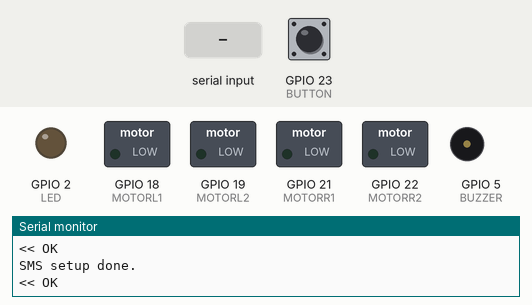
This sketch was run on a simulated ESP32. Parts: switched loads named in the sketch (green lamp = pin HIGH), output pins drawn as LEDs (lit = HIGH), buzzer (waves = sounding), the last lines printed to the serial monitor. The test bench sets the inputs (shaded band); at power-on: GPIO 23 (BUTTON) LOW. The modem accepts every AT command (registered, SIM ready, sends succeed) and sends nothing else.

Above: at 1.4 s.
1.5 s: GPIO 23 (BUTTON) pulled HIGH for 0.15 s
At 1.9 s:
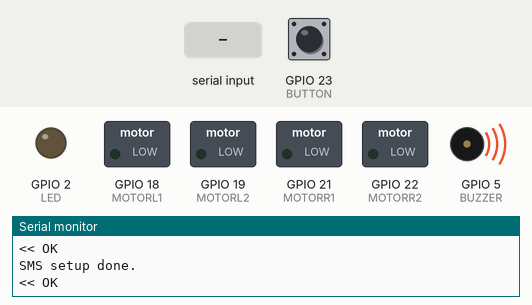
4.6 s: "ERROR\n" received over the second serial link
At 5.85 s:
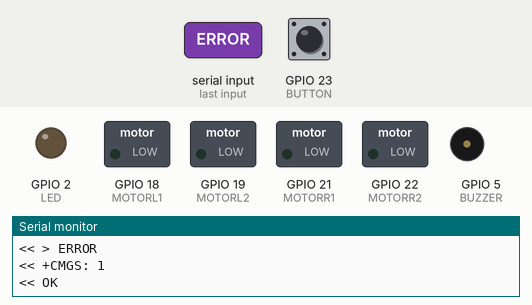
6.1 s: GPIO 23 (BUTTON) pulled HIGH for 1 s
At 6.5 s:
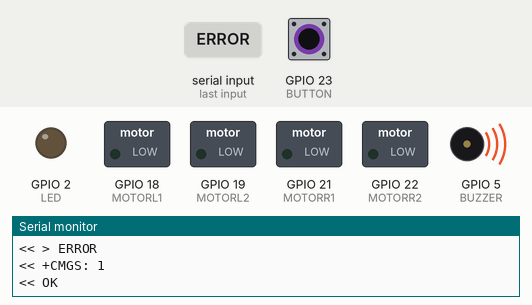
10.1 s: "+CMGR:\n" received over the second serial link
Timing chart, 0 to 13.1 s (numbered marks = the images above; inputs shaded):
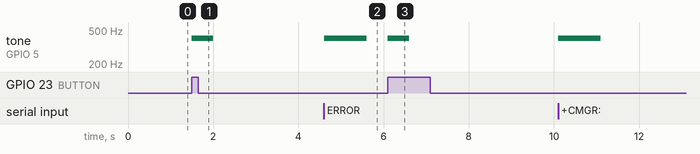

Measured:
- after the input at 1.5 s, tone on GPIO 5 (BUZZER): silent → 400 Hz at once, → silent 0.50 s later
- after the input at 4.6 s, tone on GPIO 5 (BUZZER): silent → 400 Hz at once, → silent 1.0 s later
- after the input at 6.1 s, tone on GPIO 5 (BUZZER): silent → 400 Hz at once, → silent 0.50 s later

The sketch:

Cellular.ino
```cpp
#include <HardwareSerial.h>
#include <Arduino.h>

HardwareSerial Modem(2);  // UART2

// Adjust these if you want different pins
static const int MODEM_RX = 16;  // ESP32 RX2
static const int MODEM_TX = 17;  // ESP32 TX2
static const int BUTTON = 23;
static const int BUZZER = 5;
static const int LED = 2;

int groundSpeed = 255;

#define MOTORL1 18
#define MOTORL2 19
#define MOTORR1 21
#define MOTORR2 22

String readLine(uint32_t timeoutMs = 1000) {
  uint32_t start = millis();
  String line;
  while (millis() - start < timeoutMs) {
    while (Modem.available()) {
      char c = Modem.read();
      if (c == '\r') continue;
      if (c == '\n') {
        if (line.length() > 0) return line;
      } else {
        line += c;
      }
    }
    delay(1);
  }
  return line; // may be empty
}

void sendAT(const String& cmd) {
  Serial.println(">> " + cmd);
  Modem.print(cmd);
  Modem.print("\r\n");
}

bool waitFor(const String& token, uint32_t timeoutMs = 2000) {
  uint32_t start = millis();
  while (millis() - start < timeoutMs) {
    String line = readLine(timeoutMs);
    if (line.length()) {
      Serial.println("<< " + line);
      if (line.indexOf(token) != -1) return true;
      if (line.indexOf("ERROR") != -1) return false;
    }
  }
  return false;
}

void beep(uint32_t timeMs = 500) {
  ledcWrite(BUZZER, 200);
  delay(timeMs);
  ledcWrite(BUZZER, 0);
}

void setupSMS() {
  sendAT("AT");
  waitFor("OK", 1000);

  sendAT("ATE0");
  waitFor("OK", 1000);

  sendAT("AT+CPIN?");
  waitFor("READY", 2000);

  sendAT("AT+CMGF=1");          // text mode
  waitFor("OK", 1000);

  sendAT("AT+CSCS=\"GSM\"");    // charset
  waitFor("OK", 1000);

  sendAT("AT+CPMS=\"SM\",\"SM\",\"SM\""); // storage
  waitFor("OK", 2000);

  sendAT("AT+CNMI=2,1,0,0,0");  // new SMS indications
  waitFor("OK", 1000);

  Serial.println("SMS setup done.");
}

void sendSMS(const String& number, const String& msg) {
  // Start CMGS
  beep(500);
  Modem.print("AT+CMGS=\"");
  Modem.print(number);
  Modem.print("\"\r\n");

  // Wait for prompt ">"
  if (!waitFor(">", 5000)) {
    Serial.println("No > prompt for CMGS");
    return;
  }

  // Send message + Ctrl+Z
  Modem.print(msg);
  Modem.write(0x1A);  // Ctrl+Z

  // Wait for confirmation
  waitFor("+CMGS", 10000);
  waitFor("OK", 10000);
  beep(1000);
}

String receiveSMS(uint32_t timeoutMs = 3000) {
  uint32_t start = millis();
  bool gotHeader = false;

  while (millis() - start < timeoutMs) {
    String line = readLine(500);
    if (!line.length()) continue;

    Serial.println("<< " + line);

    // Skip header
    if (line.startsWith("+CMGR:")) {
      gotHeader = true;
      continue;
    }

    // First non-header line after +CMGR is the message body
    if (gotHeader && line != "OK") {
      return line;
    }
  }
  return "";
}


void setup() {
  Serial.begin(115200);
  Modem.begin(115200, SERIAL_8N1, MODEM_RX, MODEM_TX);
  pinMode(LED, OUTPUT);
  pinMode(BUTTON, INPUT_PULLDOWN);
  pinMode(BUZZER, OUTPUT);
  ledcAttach(BUZZER, 400, 8);
  pinMode(MOTORL1, OUTPUT);
  pinMode(MOTORL2, OUTPUT);
  pinMode(MOTORR1, OUTPUT);
  pinMode(MOTORR2, OUTPUT);
  delay(200);


  setupSMS();

  // Test send (replace with your number)
}

bool isActive = false;

void loop() {
  if (digitalRead(BUTTON) && !isActive) {
    sendSMS("+12266987985", "It's better to come in the sink than sink in the come");
    isActive = true;
  }
  if (!digitalRead(BUTTON) && isActive) {
    isActive = false;
  }

  // Watch for new message notifications: +CMTI: "SM",3
  if (Modem.available()) {
    String line = readLine(2000);
    if (line.length()) {
      Serial.println("<< " + line);

      if (line.startsWith("+CMTI:")) {
        // beep(100);
        // delay(100);
        // beep(100);
        // delay(100);
        // beep(100);
        // parse index after comma
        int comma = line.lastIndexOf(',');
        if (comma != -1) {
          int idx = line.substring(comma + 1).toInt();
          Serial.printf("New SMS index: %d\n", idx);

          // Read it
          sendAT("AT+CMGR=" + String(idx));
          String sms = receiveSMS();
          sms = sms.substring(1, sms.length() - 1);

          Serial.println("SMS BODY: [" + sms + "]");

          // Normalize

          sms.trim();
          sms.toUpperCase();

          if (sms == "ON") {
            digitalWrite(LED, HIGH);
          } else if (sms == "OFF") {
            digitalWrite(LED, LOW);
          }
          else if(sms == "S")//Standby
          {
            analogWrite(MOTORL1, 0);
            analogWrite(MOTORL2, 0);
            analogWrite(MOTORR1, 0);
            analogWrite(MOTORR2, 0);
          }
          else if(sms == "F")//Forward
          {
            analogWrite(MOTORL1, groundSpeed);
            analogWrite(MOTORL2, 0);
            analogWrite(MOTORR1, groundSpeed);
            analogWrite(MOTORR2, 0);

            delay(2000);

            analogWrite(MOTORL1, 0);
            analogWrite(MOTORR1, 0);
          }
          else if(sms == "B")//Backwards
          {
            analogWrite(MOTORL1, 0);
            analogWrite(MOTORL2, groundSpeed);
            analogWrite(MOTORR1, 0);
            analogWrite(MOTORR2, groundSpeed);

            delay(2000);

            analogWrite(MOTORL2, 0);
            analogWrite(MOTORR2, 0);
          }
          else {
            sendSMS("+12266987985", "Unknown cmd. Use ON/OFF");
          }

          // Optional: delete after reading
          sendAT("AT+CMGD=" + String(idx));
          waitFor("OK", 2000);
        }
      }
    }
  }
}
```
